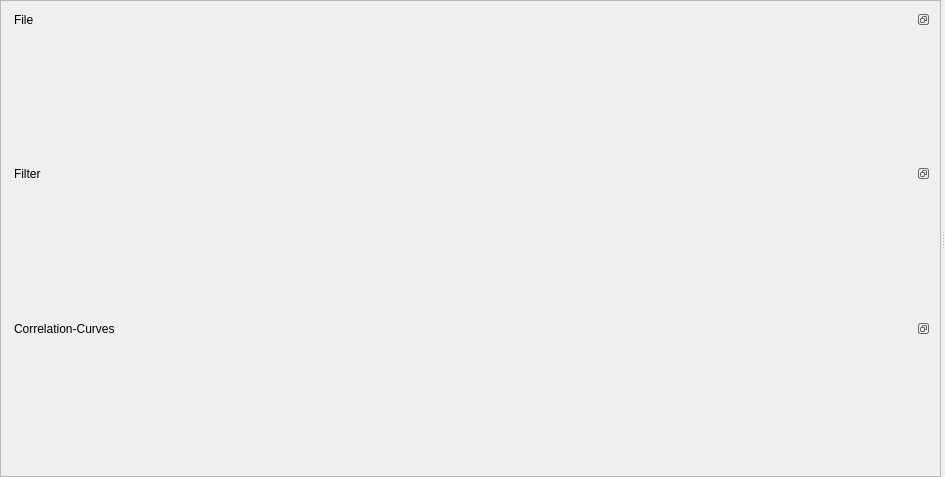
<?xml version="1.0" encoding="UTF-8"?>
<ui version="4.0">
 <class>Form</class>
 <widget class="QWidget" name="Form">
  <property name="geometry">
   <rect>
    <x>0</x>
    <y>0</y>
    <width>945</width>
    <height>477</height>
   </rect>
  </property>
  <property name="windowTitle">
   <string>TTTR-Correlator</string>
  </property>
  <property name="windowIcon">
   <iconset resource="//psf/Home/Documents/ChiSurf/devel/mfm/ui/rescource.qrc">
    <normaloff>:/icons/icons/FCS.png</normaloff>:/icons/icons/FCS.png</iconset>
  </property>
  <layout class="QVBoxLayout" name="verticalLayout_3">
   <property name="spacing">
    <number>0</number>
   </property>
   <property name="margin">
    <number>0</number>
   </property>
   <item>
    <widget class="QSplitter" name="splitter">
     <property name="orientation">
      <enum>Qt::Horizontal</enum>
     </property>
     <widget class="QScrollArea" name="scrollArea">
      <property name="minimumSize">
       <size>
        <width>400</width>
        <height>0</height>
       </size>
      </property>
      <property name="widgetResizable">
       <bool>true</bool>
      </property>
      <widget class="QWidget" name="scrollAreaWidgetContents">
       <property name="geometry">
        <rect>
         <x>0</x>
         <y>0</y>
         <width>398</width>
         <height>475</height>
        </rect>
       </property>
       <layout class="QVBoxLayout" name="verticalLayout_8">
        <item>
         <widget class="QDockWidget" name="dockWidget_2">
          <property name="features">
           <set>QDockWidget::DockWidgetFloatable|QDockWidget::DockWidgetMovable</set>
          </property>
          <property name="windowTitle">
           <string>File</string>
          </property>
          <widget class="QWidget" name="dockWidgetContents_2">
           <layout class="QVBoxLayout" name="verticalLayout_2">
            <property name="spacing">
             <number>0</number>
            </property>
            <property name="margin">
             <number>0</number>
            </property>
            <item>
             <layout class="QVBoxLayout" name="verticalLayout">
              <property name="spacing">
               <number>0</number>
              </property>
             </layout>
            </item>
           </layout>
          </widget>
         </widget>
        </item>
        <item>
         <widget class="QDockWidget" name="dockWidget">
          <property name="features">
           <set>QDockWidget::DockWidgetFloatable|QDockWidget::DockWidgetMovable</set>
          </property>
          <property name="windowTitle">
           <string>Filter</string>
          </property>
          <widget class="QWidget" name="dockWidgetContents">
           <layout class="QVBoxLayout" name="verticalLayout_5">
            <property name="spacing">
             <number>0</number>
            </property>
            <property name="margin">
             <number>0</number>
            </property>
            <item>
             <layout class="QVBoxLayout" name="verticalLayout_4">
              <property name="spacing">
               <number>0</number>
              </property>
             </layout>
            </item>
           </layout>
          </widget>
         </widget>
        </item>
        <item>
         <widget class="QDockWidget" name="dockWidget_3">
          <property name="features">
           <set>QDockWidget::DockWidgetFloatable|QDockWidget::DockWidgetMovable</set>
          </property>
          <property name="windowTitle">
           <string>Correlation-Curves</string>
          </property>
          <widget class="QWidget" name="dockWidgetContents_3">
           <layout class="QVBoxLayout" name="verticalLayout_7">
            <property name="spacing">
             <number>0</number>
            </property>
            <property name="margin">
             <number>0</number>
            </property>
            <item>
             <layout class="QVBoxLayout" name="verticalLayout_6"/>
            </item>
           </layout>
          </widget>
         </widget>
        </item>
       </layout>
      </widget>
     </widget>
     <widget class="QWidget" name="widget" native="true">
      <layout class="QVBoxLayout" name="verticalLayout_10">
       <item>
        <layout class="QVBoxLayout" name="verticalLayout_9">
         <property name="spacing">
          <number>0</number>
         </property>
        </layout>
       </item>
      </layout>
     </widget>
    </widget>
   </item>
  </layout>
  <action name="actionAdd_Curve">
   <property name="text">
    <string>Add Curve</string>
   </property>
  </action>
 </widget>
 <resources>
  <include location="//psf/Home/Documents/ChiSurf/devel/mfm/ui/rescource.qrc"/>
 </resources>
 <connections/>
</ui>
